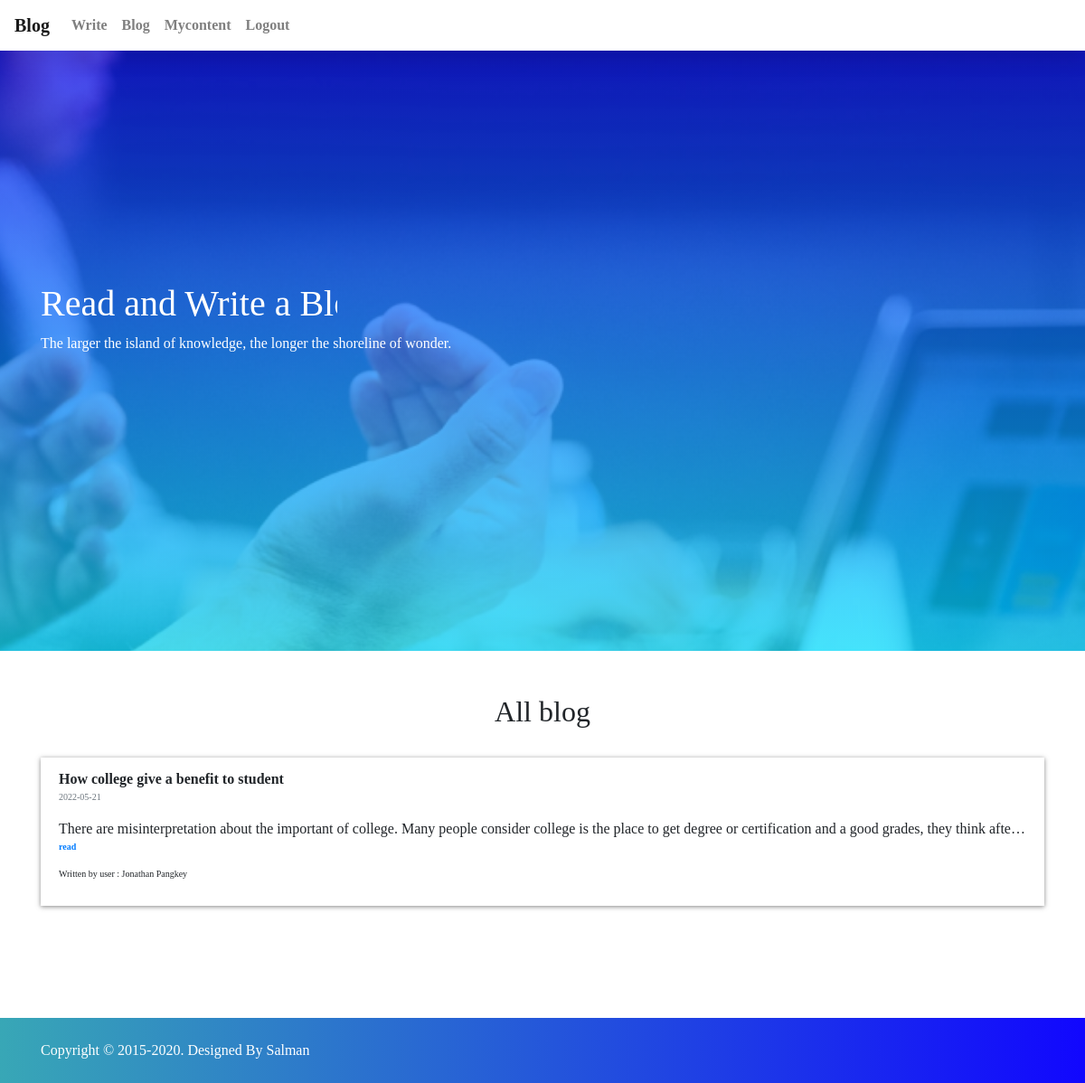
Page /read (signed in) on the committed database.
### app.py (models this page shows, shortened)
class Blog(db.Model):
    id = db.Column(db.Integer, primary_key=True)
    username = db.Column(db.String(80), nullable=False)
    title = db.Column(db.String(70),nullable=False)
    data = db.Column(db.String(1500),nullable=False)
    created_at = db.Column(db.DateTime, nullable=False,
                           default=datetime.utcnow)

### app.py (the view)
@app.route('/read',methods=['GET', 'POST'])
def read():
    if 'username' in session:
        data = Blog.query.order_by(Blog.created_at.desc()).all()
        return render_template('blog.html',data=data,sessionn='username')
    return redirect('/login')

### templates/blog.html (shortened to what this page needs)
{% extends "base.html" %} {% block title %}Home{% endblock %}
{% block content %}
  <div class="container py-4">
   <h2 class="text-center py-4">All blog</h2>
   <ul class="list-group list-group-flush" id="notes">
       {% for data in data %}
       <li class="list-group-item">
         <td><strong>{{data.title}}</strong></td>
         <p style="font-size: 10px;" class="text-muted">{{data.created_at.date()}}</p>
         <p  class="long" >{{ data.data }}</p>
           <p style="font-size:x-small" >
               <a href="/readmore/{{ data.id }}" class="text-primary">read</a><br>
              <br>Written by user : {{data.username}}
           </p>
       </li>
       {% endfor %}
     </ul>
  </div>
  <footer class="py-4">
    <div class="container">
        <div class="row">
            <div class="col-md-6">
                <p class="mb-0">Copyright © 2015-2020. Designed By Salman</p>
            </div>
            <div class="col-md-6 text-md-end">
            </div>
        </div>
    </div>
</footer>
{% endblock %}

### templates/base.html (shortened to what this page needs)
<!DOCTYPE html>
<html>
  <head>
    <link
      rel="stylesheet"
      href="https://stackpath.bootstrapcdn.com/bootstrap/4.4.1/css/bootstrap.min.css"
    />
    <link
      rel="stylesheet"
      href="https://stackpath.bootstrapcdn.com/font-awesome/4.7.0/css/font-awesome.min.css"
    />
    <link rel="stylesheet" href="{{url_for('static',filename='style.css')}}">
  </head>
  <body>
    <nav class="navbar navbar-expand-lg navbar-light bg-white fixed-top">
      <a class="navbar-brand" href="#">Blog</a>
      <div class="collapse navbar-collapse" id="navbar">
        <div class="navbar-nav">
          {% if sessionn in session %}
          <a class="nav-item nav-link" id="home" href="/">Write</a>
          <a class="nav-item nav-link" id="home" href="/read">Blog</a>
          <a class="nav-item nav-link" id="home" href="/mywrite">Mycontent</a>
          <a class="nav-item nav-link" id="logout" href="/logout">Logout</a>
          {% else %}
          <a class="nav-item nav-link" id="login" href="/login">Login</a>
          <a class="nav-item nav-link" id="signUp" href="/sign-up">Sign Up</a>
          {% endif %}
        </div>
      </div>
    </nav>
    <section id="home" class="bg-cover hero-section" style="background-image: url({{url_for('static',filename='blog_post3.png')}})">
      <div class="overlay"></div>
      <div class="container text-white">
          <div class="row">
              <div class="col-12">
                  <div class="typing-demo">
                    <h1>
                      Read and Write a Blog
                    </h1>
                  </div>
                  <p>
                  The larger the island of knowledge, the longer the shoreline of wonder.
                </p>
              </div>
          </div>
      </div>
  </section>
    <div>
      {% block content %} {% endblock %}
    </div>
  </body>
</html>

### static/style.css (style rules this page uses)
* { font-family:Georgia, 'Times New Roman', Times, serif; }
a { text-decoration: none; transition: all 0.4s ease; font-weight: 800; color: #20212c; }
.navbar { box-shadow: 0 12px 20px rgba(0,0,0,0.1); }
li { background-color: #ccc; box-shadow: 0 1px 5px rgba(104, 104, 104, 0.8); }
section { z-index: 2; position: relative; }
.long { white-space: nowrap; overflow: hidden; text-overflow: ellipsis; margin-bottom: 0; }
.typing-demo { width: 20.5ch; animation: typing 1s steps(22), blink .5s step-end infinite alternate; white-space: nowrap; overflow: hidden; font-size: 2em; }
.overlay { position: absolute; top: 0; left: 0; width: 100%; height: 100%; background: linear-gradient(rgba(17, 7, 254, 0.7), rgba(0, 224, 254, 0.7)); z-index: -1; }
.bg-cover { background-position: center; background-repeat: no-repeat; background-size: cover; background-attachment: fixed; }
.hero-section { min-height: 90vh; display: flex; justify-content: center; align-items: center; }
footer { background: linear-gradient(to right,#38a7b6, #1107fe); color: #fff; margin-top: 100px; }

### rows in the picture
Blog: title "How college give a benefit to student", created_at "2022-05-21", data "There are misinterpretation about the important of college. Many people consider college is the place to get degree or certification and a good grades, they think afte…", username "Jonathan Pangkey"
